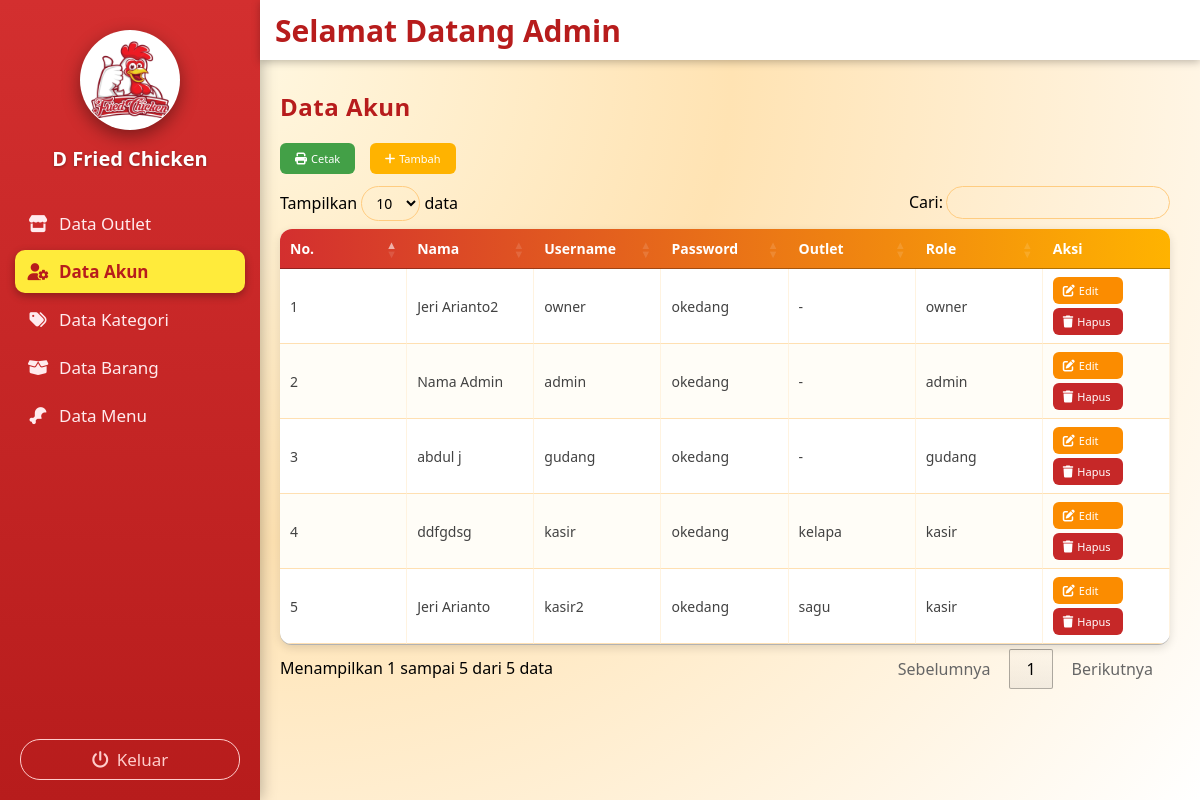
Before: /admin/akun/akun.php (signed in) with the older database file.
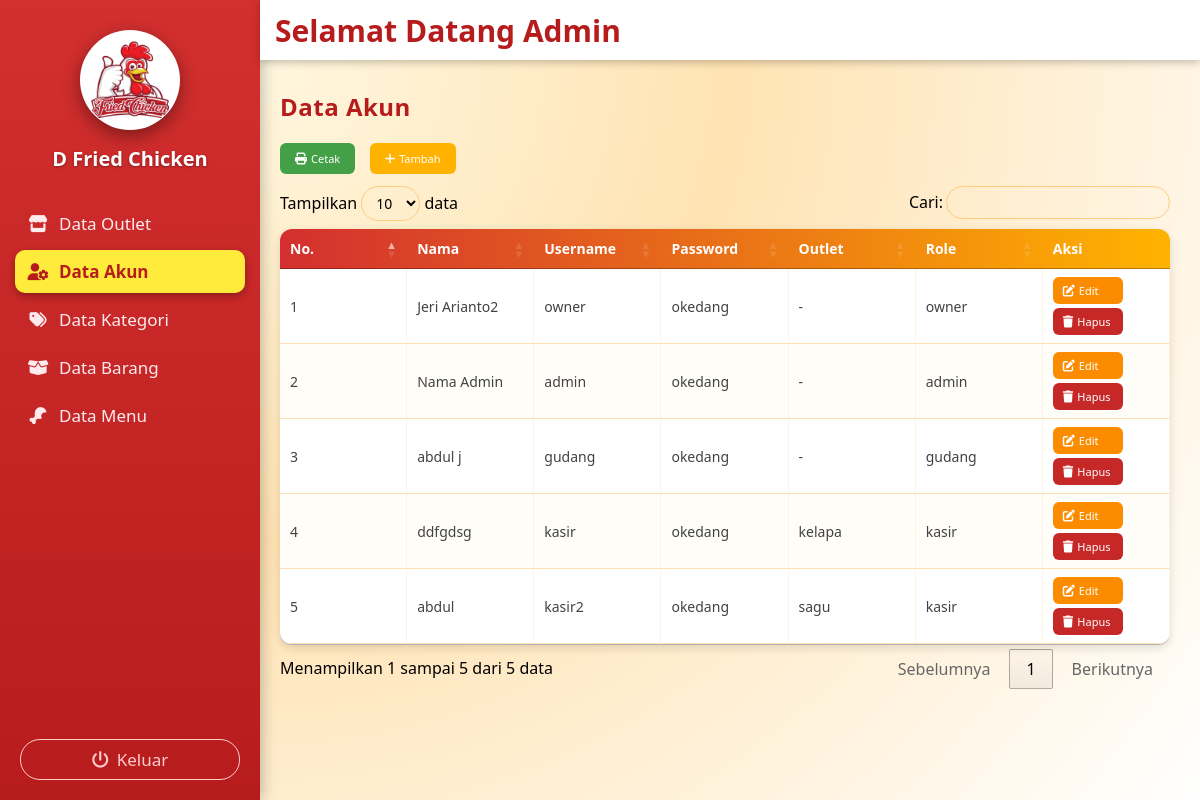
After: the same page with the newer database file.
### tables this page shows
CREATE TABLE `akun` (
  `id_akun` int NOT NULL,
  `id_outlet` int DEFAULT NULL,
  `nama` varchar(15) NOT NULL,
  `username` varchar(15) NOT NULL,
  `password` varchar(15) NOT NULL,
  `role` enum('admin','kasir','owner','gudang') NOT NULL
);

CREATE TABLE `outlet` (
  `id_outlet` int NOT NULL,
  `nama_outlet` varchar(15) NOT NULL,
  `alamat` text NOT NULL
);

### admin/akun/akun.php (the view, shortened to what this page needs)
<?php
include '../../koneksi/sidebaradmin.php';
include '../../koneksi/koneksi.php';
?>
<link rel="stylesheet" href="https://cdn.datatables.net/1.13.6/css/jquery.dataTables.min.css">
<link rel="stylesheet" href="https://cdnjs.cloudflare.com/ajax/libs/font-awesome/6.5.0/css/all.min.css">
<div class="konten-utama">
  <h2>Data Akun</h2>
  <button class="tombol tombol-cetak"><i class="fa-solid fa-print"></i> Cetak</button>
  <button class="tombol tombol-tambah" onclick="tambahAkun()"><i class="fa-solid fa-plus"></i> Tambah</button>
  <table id="tabel-akun" class="tabel-akun">
    <thead>
      <tr>
        <th>No.</th>
        <th>Nama</th>
        <th>Username</th>
        <th>Password</th>
        <th>Outlet</th>
        <th>Role</th>
        <th>Aksi</th>
      </tr>
    </thead>
    <tbody>
<?php
$no = 1;
$query = mysqli_query($conn, "
    SELECT akun.*, outlet.nama_outlet
    FROM akun
    LEFT JOIN outlet ON akun.id_outlet = outlet.id_outlet
    ORDER BY akun.id_akun ASC
");
while($row = mysqli_fetch_assoc($query)) {
?>
      <tr>
        <td data-label="No"><?php echo $no++; ?></td>
        <td data-label="Nama"><?php echo $row['nama']; ?></td>
        <td data-label="Username"><?php echo $row['username']; ?></td>
        <td data-label="Password"><?php echo $row['password']; ?></td>
        <td data-label="Outlet">
          <?php
            if($row['nama_outlet']){
              echo $row['nama_outlet'];
            } elseif($row['id_outlet']) {
              echo 'Outlet ID '.$row['id_outlet'];
            } else {
              echo '-';
            }
          ?>
        </td>
        <td data-label="Role"><?php echo $row['role']; ?></td>
        <td data-label="Aksi">
          <button class="tombol tombol-edit" onclick="editAkun(<?php echo $row['id_akun']; ?>)">
            <i class="fa-solid fa-pen-to-square"></i> Edit
          </button>
          <button class="tombol tombol-hapus" onclick="hapusAkun(<?php echo $row['id_akun']; ?>)">
            <i class="fa-solid fa-trash"></i> Hapus
          </button>
        </td>
      </tr>
      <?php } ?>
    </tbody>
  </table>
</div>

Changed rows visible on the page:
removed akun: nama "Jeri Arianto", username "kasir2", password "okedang", id_outlet.nama_outlet "sagu", role "kasir"
added akun: nama "abdul", username "kasir2", password "okedang", id_outlet.nama_outlet "sagu", role "kasir"
